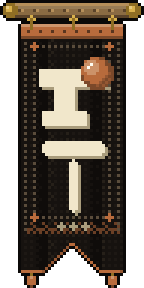
#> input picture assets/visuals/banners/clan_compact.png, 48 x 96 px (shown 3 times larger); its folder holds only this picture in this run
$ python png8.py ../assets/visuals/banners/clan_compact.png
#> lines starting #> are read from the running program, lines starting #| are printed output that depends on the picture
#!/usr/bin/env python3
"""Stores every picture under assets/ that fits 256 colours as an 8-bit palette
PNG, with nothing lost (UX round 2, item 1).

    python3 tool/png8.py            # rewrite what can be rewritten
    python3 tool/png8.py --dry-run  # say what it would do, write nothing
    python3 tool/png8.py --check    # list the pictures that should be palette
                                    # PNGs and are not; exit 1 if there are any

The art is pixel art in a few flat tones, but the scripts and the editors save
it as 32-bit RGBA, four bytes a pixel for at most 256 different colours. A
palette PNG holds the colours once and the alpha of each, exactly, so the same
picture weighs about a fifth less and decodes to the same pixels. A picture
with more than 256 colours (the sea beasts, soft glows) is left alone. A
rewrite is checked before it is kept: the new file, read back as RGBA, must
equal the old one byte for byte, and must be smaller, or nothing is written.

Needs Pillow. Run from the repository root; run it after any generator that
writes a picture (`tool/gen_*.py`, `tools/gen_*.py`), which save RGBA.
"""
import os
import sys

from PIL import Image

ROOT = 'assets'


def pngs():
    for dirpath, _, names in os.walk(ROOT):
        for name in sorted(names):
            if name.lower().endswith('.png'):
                yield os.path.join(dirpath, name)


def palette_version(path):
    """The picture as a palette image, or None when it cannot be one (more
    than 256 colours) or already is one."""
#> called with path = 'assets/visuals/banners/clan_compact.png'
    im = Image.open(path)
#> im is the input picture: PIL image 48x96 RGBA; mean R, G, B, A 56.1, 45.9, 35.3, 184.1
    if im.mode == 'P':
        return None
    rgba = im.convert('RGBA')
    colours = rgba.getcolors(maxcolors=257)
#> colours = 25 items
    if colours is None:
        return None
    colours = [c for _, c in sorted(colours, key=lambda n: -n[0])]
#> colours = 25 items, first 6: (0, 0, 0, 0), (22, 18, 15, 255), (15, 12, 10, 255), (241, 231, 203, 255), (11, 9, 8, 255), (29, 24, 20, 255)
    index = {c: i for i, c in enumerate(colours)}
#> index = 25 items
    out = Image.new('P', rgba.size)
#> out: PIL image 48x96 P; every value is 0
    flat = [c for rgb in colours for c in rgb[:3]]
#> flat = 75 values, max 255 at index 66, min 0 at index 0, mean 98.39
    # Exactly as many entries as colours: Pillow then stores 1, 2, 4 or 8 bits
    # a pixel, as few as the palette allows.
    out.putpalette(flat)
    pixels = (rgba.get_flattened_data() if hasattr(rgba, 'get_flattened_data')
              else rgba.getdata())
    out.putdata([index[p] for p in pixels])
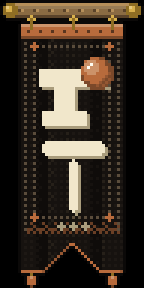
#> out: PIL image 48x96 P (shown 3 times larger); mean R, G, B 56.1, 45.9, 35.3
    out.info['transparency'] = bytes(c[3] for c in colours)
    return rgba, out


def encode(path, image, rgba):
    """Writes [image] to a temporary file and returns its bytes, or None when
    it does not read back as [rgba] or is not smaller than [path]."""
    tmp = path + '.png8tmp'
    try:
        image.save(tmp, 'PNG', optimize=True,
                   transparency=image.info['transparency'])
        back = Image.open(tmp).convert('RGBA')
        if back.size != rgba.size or back.tobytes() != rgba.tobytes():
            return None
        data = open(tmp, 'rb').read()
    finally:
        if os.path.exists(tmp):
            os.remove(tmp)
    return data if len(data) < os.path.getsize(path) else None


def main(argv):
    check = '--check' in argv
    dry = '--dry-run' in argv
    todo, before, after, many = [], 0, 0, 0
    for path in pngs():
        got = palette_version(path)
        if got is None:
            if Image.open(path).mode != 'P':
                many += 1
            continue
        rgba, image = got
        data = encode(path, image, rgba)
        if data is None:
            continue
        todo.append(path)
        before += os.path.getsize(path)
        after += len(data)
#> after = 740
        if not (check or dry):
            open(path, 'wb').write(data)
#> pass 2 of the loop in main, `for path in pngs():`:
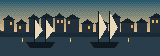
#> input picture assets/visuals/chapters/chapter_2.png, 160 x 56 px
#> in palette_version, im is the input picture: PIL image 160x56 RGBA; mean R, G, B, A 70.2, 84.9, 87.9, 255
#> in palette_version (call 2), `colours = rgba.getcolors(maxcolors=257)`: colours = 16 items
#> in palette_version (call 2), `colours = [c for _, c in sorted(colours, key=lambda n: -n[0])]`: colours = 16 items, first 6: (42, 61, 74, 255), (34, 47, 58, 255), (99, 120, 118, 255), (127, 135, 122, 255), (71, 105, 114, 255), (26, 42, 53, 255)
#> index = 16 items
#> flat = 48 values, max 255 at index 45, min 16 at index 21, mean 117.5
#> in palette_version (call 2), `out.putpalette(flat)`:
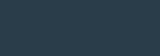
#> out: PIL image 160x56 P; mean R, G, B 42, 61, 74
#> after = 1687
    if check:
        for path in todo:
            print('not a palette PNG:', path)
        print(len(todo), 'picture(s) to convert;', many,
              'keep their colours (more than 256).')
        return 1 if todo else 0
    verb = 'would rewrite' if dry else 'rewrote'
    print(f'{verb} {len(todo)} pictures: {before} -> {after} bytes;',
          f'{many} left (more than 256 colours).')
#| rewrote 2 pictures: 3256 -> 1687 bytes; 0 left (more than 256 colours).
    return 0


if __name__ == '__main__':
    sys.exit(main(sys.argv[1:]))
#> (the program exits here)
